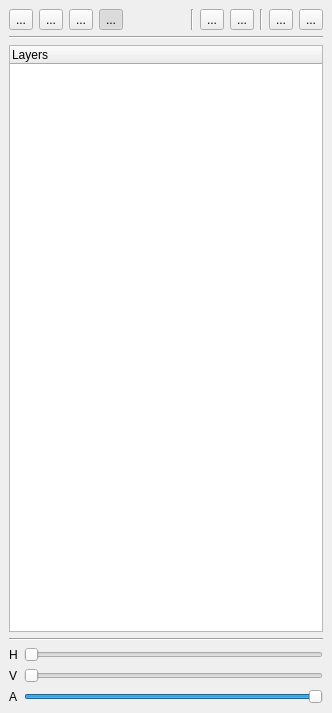
<?xml version="1.0" encoding="UTF-8"?>
<ui version="4.0">
 <class>ConnectLayersDockWidgetForm</class>
 <widget class="QDockWidget" name="ConnectLayersDockWidgetForm">
  <property name="geometry">
   <rect>
    <x>0</x>
    <y>0</y>
    <width>332</width>
    <height>713</height>
   </rect>
  </property>
  <property name="sizePolicy">
   <sizepolicy hsizetype="Preferred" vsizetype="Fixed">
    <horstretch>0</horstretch>
    <verstretch>0</verstretch>
   </sizepolicy>
  </property>
  <property name="focusPolicy">
   <enum>Qt::ClickFocus</enum>
  </property>
  <property name="windowTitle">
   <string>Connect Layers</string>
  </property>
  <widget class="QWidget" name="dockWidgetContents">
   <layout class="QGridLayout" name="gridLayout_6">
    <item row="0" column="0">
     <layout class="QGridLayout" name="gridLayout_5">
      <item row="0" column="0">
       <layout class="QGridLayout" name="gridLayout">
        <item row="0" column="11">
         <widget class="QToolButton" name="m_boxToolButton">
          <property name="toolTip">
           <string>Box - Creates a window over the layer...</string>
          </property>
          <property name="text">
           <string>...</string>
          </property>
         </widget>
        </item>
        <item row="0" column="6">
         <widget class="QToolButton" name="m_upToolButton">
          <property name="toolTip">
           <string>View Up Connected Layer...</string>
          </property>
          <property name="text">
           <string>...</string>
          </property>
         </widget>
        </item>
        <item row="0" column="10">
         <widget class="QToolButton" name="m_flickToolButton">
          <property name="toolTip">
           <string>Flick - Switches between layers...</string>
          </property>
          <property name="text">
           <string>...</string>
          </property>
          <property name="checkable">
           <bool>true</bool>
          </property>
         </widget>
        </item>
        <item row="0" column="8">
         <widget class="Line" name="line_3">
          <property name="orientation">
           <enum>Qt::Vertical</enum>
          </property>
         </widget>
        </item>
        <item row="0" column="1">
         <widget class="QToolButton" name="m_drawToolButton">
          <property name="toolTip">
           <string>Draw Connected Layers...</string>
          </property>
          <property name="text">
           <string>...</string>
          </property>
         </widget>
        </item>
        <item row="0" column="7">
         <widget class="QToolButton" name="m_downToolButton">
          <property name="toolTip">
           <string>View Down Connected Layer...</string>
          </property>
          <property name="text">
           <string>...</string>
          </property>
         </widget>
        </item>
        <item row="0" column="4">
         <spacer name="horizontalSpacer">
          <property name="orientation">
           <enum>Qt::Horizontal</enum>
          </property>
          <property name="sizeHint" stdset="0">
           <size>
            <width>40</width>
            <height>20</height>
           </size>
          </property>
         </spacer>
        </item>
        <item row="0" column="2">
         <widget class="QToolButton" name="m_updateToolButton">
          <property name="toolTip">
           <string>Update Tree Layers...</string>
          </property>
          <property name="text">
           <string>...</string>
          </property>
         </widget>
        </item>
        <item row="0" column="5">
         <widget class="Line" name="line_4">
          <property name="orientation">
           <enum>Qt::Vertical</enum>
          </property>
         </widget>
        </item>
        <item row="0" column="3">
         <widget class="QToolButton" name="m_groupFoderToolButton">
          <property name="toolTip">
           <string>Group Folder Layers (needed draw action)... </string>
          </property>
          <property name="text">
           <string>...</string>
          </property>
          <property name="checkable">
           <bool>true</bool>
          </property>
          <property name="checked">
           <bool>true</bool>
          </property>
         </widget>
        </item>
        <item row="0" column="0">
         <widget class="QToolButton" name="m_activeToolButton">
          <property name="toolTip">
           <string>Enables layers connection...</string>
          </property>
          <property name="text">
           <string>...</string>
          </property>
          <property name="checkable">
           <bool>true</bool>
          </property>
         </widget>
        </item>
       </layout>
      </item>
      <item row="1" column="0">
       <widget class="Line" name="line">
        <property name="orientation">
         <enum>Qt::Horizontal</enum>
        </property>
       </widget>
      </item>
      <item row="2" column="0">
       <layout class="QGridLayout" name="gridLayout_4">
        <item row="0" column="0">
         <widget class="QTreeWidget" name="m_treeWidget">
          <column>
           <property name="text">
            <string>Layers</string>
           </property>
          </column>
         </widget>
        </item>
       </layout>
      </item>
      <item row="3" column="0">
       <widget class="Line" name="line_2">
        <property name="orientation">
         <enum>Qt::Horizontal</enum>
        </property>
       </widget>
      </item>
      <item row="4" column="0">
       <layout class="QGridLayout" name="gridLayout_2">
        <item row="0" column="0">
         <widget class="QLabel" name="label">
          <property name="text">
           <string>H</string>
          </property>
         </widget>
        </item>
        <item row="0" column="1">
         <widget class="QSlider" name="m_horizontalSlider">
          <property name="orientation">
           <enum>Qt::Horizontal</enum>
          </property>
         </widget>
        </item>
        <item row="1" column="0">
         <widget class="QLabel" name="label_2">
          <property name="text">
           <string>V</string>
          </property>
         </widget>
        </item>
        <item row="1" column="1">
         <widget class="QSlider" name="m_verticalSlider">
          <property name="orientation">
           <enum>Qt::Horizontal</enum>
          </property>
         </widget>
        </item>
        <item row="2" column="0">
         <widget class="QLabel" name="label_3">
          <property name="text">
           <string>A</string>
          </property>
         </widget>
        </item>
        <item row="2" column="1">
         <widget class="QSlider" name="m_alphaSlider">
          <property name="maximum">
           <number>255</number>
          </property>
          <property name="value">
           <number>255</number>
          </property>
          <property name="orientation">
           <enum>Qt::Horizontal</enum>
          </property>
         </widget>
        </item>
       </layout>
      </item>
     </layout>
    </item>
   </layout>
  </widget>
 </widget>
 <tabstops>
  <tabstop>m_activeToolButton</tabstop>
  <tabstop>m_drawToolButton</tabstop>
  <tabstop>m_updateToolButton</tabstop>
  <tabstop>m_groupFoderToolButton</tabstop>
  <tabstop>m_upToolButton</tabstop>
  <tabstop>m_downToolButton</tabstop>
  <tabstop>m_flickToolButton</tabstop>
  <tabstop>m_boxToolButton</tabstop>
  <tabstop>m_treeWidget</tabstop>
  <tabstop>m_horizontalSlider</tabstop>
  <tabstop>m_verticalSlider</tabstop>
  <tabstop>m_alphaSlider</tabstop>
 </tabstops>
 <resources/>
 <connections/>
</ui>
